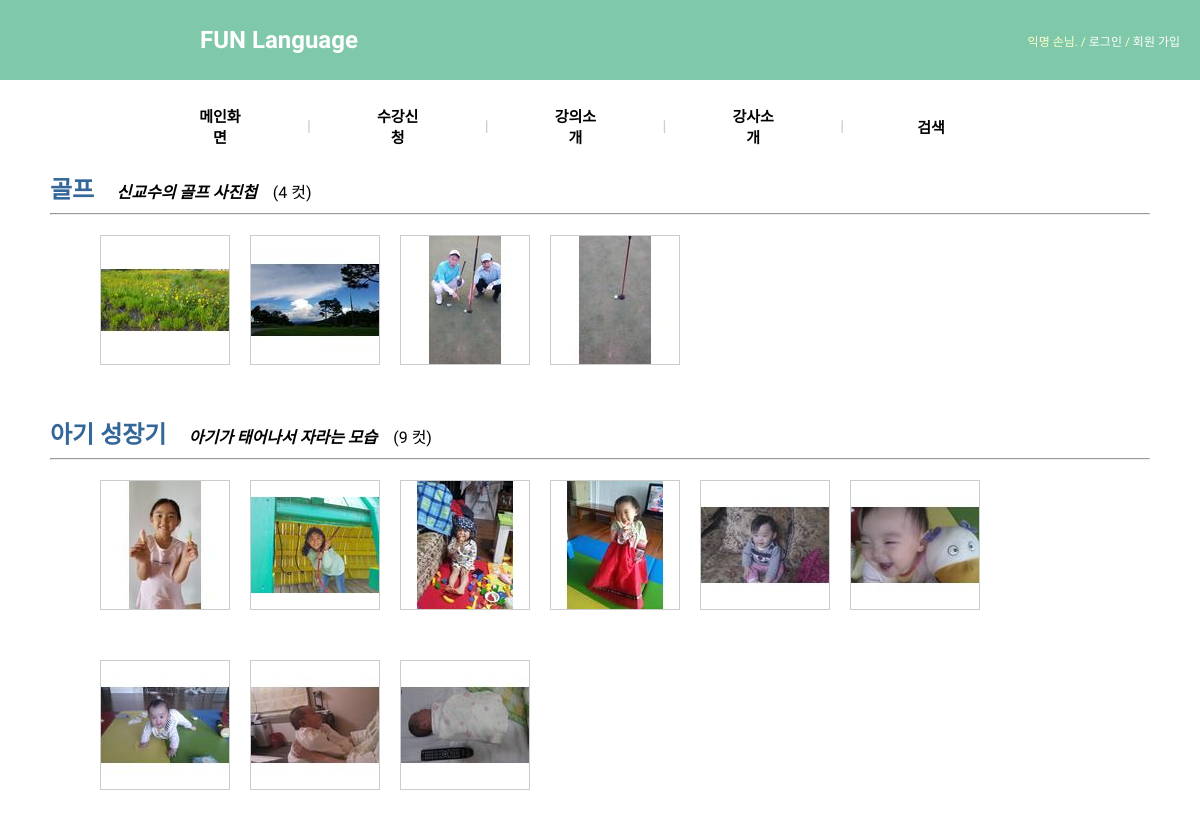
The app's page /photo/, older data.
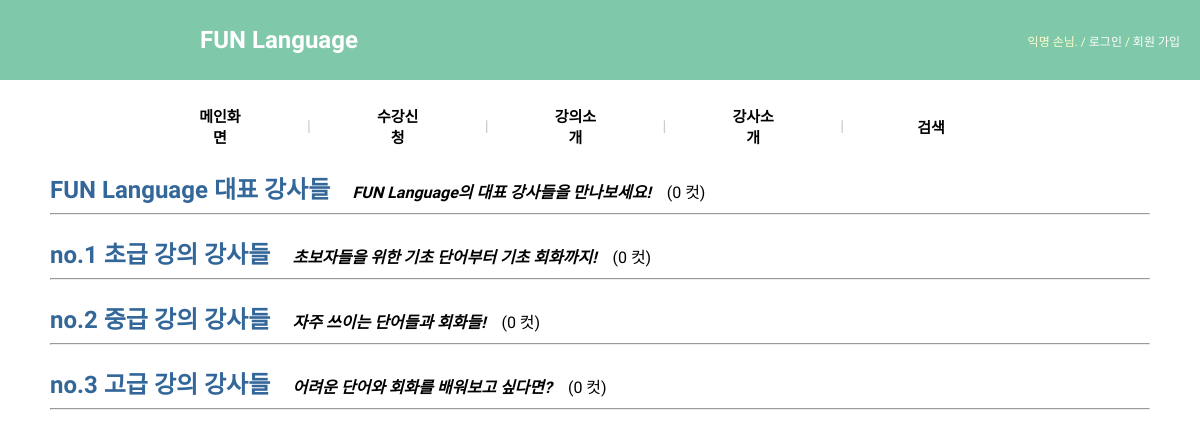
The same page, newer data.
### photo/models.py (models this page shows, shortened)
class Album(models.Model):
	name = models.CharField('앨범 이름', max_length=50)
	description = models.CharField('앨범 설명', max_length=100, blank=True)
	class Meta:
		ordering = ['name']

class Photo(models.Model):
	album = models.ForeignKey(Album)
	title = models.CharField('사진 제목', max_length=50)
	image = ThumbnailImageField(upload_to='photo/%Y/%m')
	description = models.TextField('사진 설명', blank=True)
	upload_date = models.DateTimeField('등록 일시', auto_now_add=True)
	class Meta:
		ordering = ['-upload_date']
	def get_absolute_url(self):
		return reverse('photo:photo_detail', args=(self.id,))

### photo/views.py (the view)
class AlbumLV(ListView):
    model = Album

### photo/fields.py (called while the page is built)
def _add_thumb(s):              # 매개변수 s에는 파일 path가 전달됨
	parts = s.split(".")        # 문자열 나누기 https://wikidocs.net/13
	parts.insert(-1, "thumb")   # 마지막 원소 위치 앞에 삽입
	if parts[-1].lower() not in ['jpeg', 'jpg']:    # 확장자에 대한 검사
		parts[-1] = 'jpg'       # 확장자를 수정
	return ".".join(parts)      # "myPic.thumb.jpg"

	def _get_thumb_url(self):
		return _add_thumb(self.url)     # self.url은 이미지 파일의 URL

### photo/templates/photo/album_list.html (shortened to what this page needs)
{% extends "base.html" %}
{% load staticfiles %}
{% block extrastyle %}{% static "photo/photo.css" %}{% endblock %}
{% block content %}
<div id="content">
    {% for album in object_list %}
        <div class="clear_float">
            <h2 style="display:inline">
                <a href="{% url 'photo:album_detail' album.id %}">{{ album.name }}</a>
            </h2>
            &emsp;<b><i>{{ album.description }}</i></b>
            &nbsp;&nbsp; ({{ album.photo_set.all.count }} 컷)
        </div>
        <hr/>
        <div class="album-list">
            {% for photo in album.photo_set.all|slice:":10" %}
                <div class="album-list-photo">
                    <a href="{{ photo.get_absolute_url }}">
                        <img class="thumbnail" src="{{ photo.image.thumb_url }}" />
                    </a>
                </div>
            {% endfor %}
        </div>
    {% endfor %}
</div>
{% endblock %}

### templates/base.html (shortened to what this page needs)
<!DOCTYPE html>
<html lang="ko">
<head>
{% load staticfiles %}
<link rel="stylesheet" type="text/css" href="{% block stylesheet %}{% static 'css/base.css' %}{% endblock %}" />
<link rel="stylesheet" type="text/css" href="{% block extrastyle %}{% endblock %}" />
</head>
<body>
<div id="header">
    <h1 class="maintitle"><a href="{% url 'home' %}" id="toptitle">FUN Language</a></h1>
    {% if user.is_active %}
        <h4 class="welcome">환영,
            <strong>{% firstof user.get_short_name user.get_username %}</strong>님. /
            <a href="{% url 'password_change' %}">비밀번호 변경</a> /
            <a href="{% url 'logout' %}">로그아웃</a>
        </h4>
    {% else %}
        <h4 class="welcome">익명 손님. /
            <a href="{% url 'login' %}">로그인</a> /
            <a href="{% url 'register' %}">회원 가입</a>
        </h4>
    {% endif %}
</div>
<div id="menu">
    <li><a href="{% url 'home' %}">메인화면</a></li>
    <li>|</li>
    <li><a href="{% url 'bookmark:index' %}">수강신청</a></li>
    <li>|</li>
    <li><a href="{% url 'blog:index' %}">강의소개</a></li>
    <li>|</li>
    <li><a href="{% url 'photo:index' %}">강사소개</a></li>
    <li>|</li>
    <li><a href="{% url 'blog:search' %}">검색</a></li>
</div>
{% block content %}{% endblock %}
</body>
</html>

### static/css/base.css (style rules this page uses)
body { font-family: 'Sunflower', sans-serif; font-size: 16px; }
div#header { position: absolute; top: 0px; left: 0px; height: 80px; width: 100%; display: table; background: #7fc8a9; }
div#menu { position: absolute; top: 105px; left: 13%; height: 40px; width: 70%; display: table; table-layout: fixed; border-spacing: 40px 0px; background: #ffffff; font-size: 13px; }
div#content { position: absolute; top: 72px; left: 50px; right: 50px; }
.maintitle { display: table-cell; vertical-align: middle; padding-left: 13%; color: rgb(255, 255, 255); font-weight: bold; font-size: 24px; }
.welcome { display: table-cell; vertical-align: middle; text-align: right; padding-right: 20px; color: #ffc; font-weight: normal; font-size: 12px; }
.welcome a:link, .welcome a:visited { color: white; }
div#menu a:link, div#menu a:visited { color: #000000; }
div#menu > li { display: table-cell; vertical-align: middle; border-right: 1px solid #fff; border-radius: 0px; text-align: center; font-weight: bold; font-size: 15px; color: #ccc; }
a:link, a:visited { color: #369; text-decoration: none; }
#toptitle { color: #fff; text-decoration: none; padding-left: 44px; }

### photo/static/photo/photo.css (style rules this page uses)
div.clear_float { clear: both; }
div#content { position: absolute; top: 170px; }

Row changes from the older to the newer data that the page shows:
removed Album: name "골프", description "신교수의 골프 사진첩", photo_set.all.count "4"
removed Photo: shows a picture, shown under "골프"
removed Photo: shows a picture, shown under "골프"
removed Photo: shows a picture, shown under "골프"
removed Photo: shows a picture, shown under "골프"
removed Album: name "아기 성장기", description "아기가 태어나서 자라는 모습", photo_set.all.count "9"
removed Photo: shows a picture, shown under "아기 성장기"
removed Photo: shows a picture, shown under "아기 성장기"
removed Photo: shows a picture, shown under "아기 성장기"
removed Photo: shows a picture, shown under "아기 성장기"
removed Photo: shows a picture, shown under "아기 성장기"
removed Photo: shows a picture, shown under "아기 성장기"
removed Photo: shows a picture, shown under "아기 성장기"
removed Photo: shows a picture, shown under "아기 성장기"
removed Photo: shows a picture, shown under "아기 성장기"
added Album: name "FUN Language 대표 강사들", description "FUN Language의 대표 강사들을 만나보세요!", photo_set.all.count "0"
added Album: name "no.1 초급 강의 강사들", description "초보자들을 위한 기초 단어부터 기초 회화까지!", photo_set.all.count "0"
added Album: name "no.2 중급 강의 강사들", description "자주 쓰이는 단어들과 회화들!", photo_set.all.count "0"
added Album: name "no.3 고급 강의 강사들", description "어려운 단어와 회화를 배워보고 싶다면?", photo_set.all.count "0"
